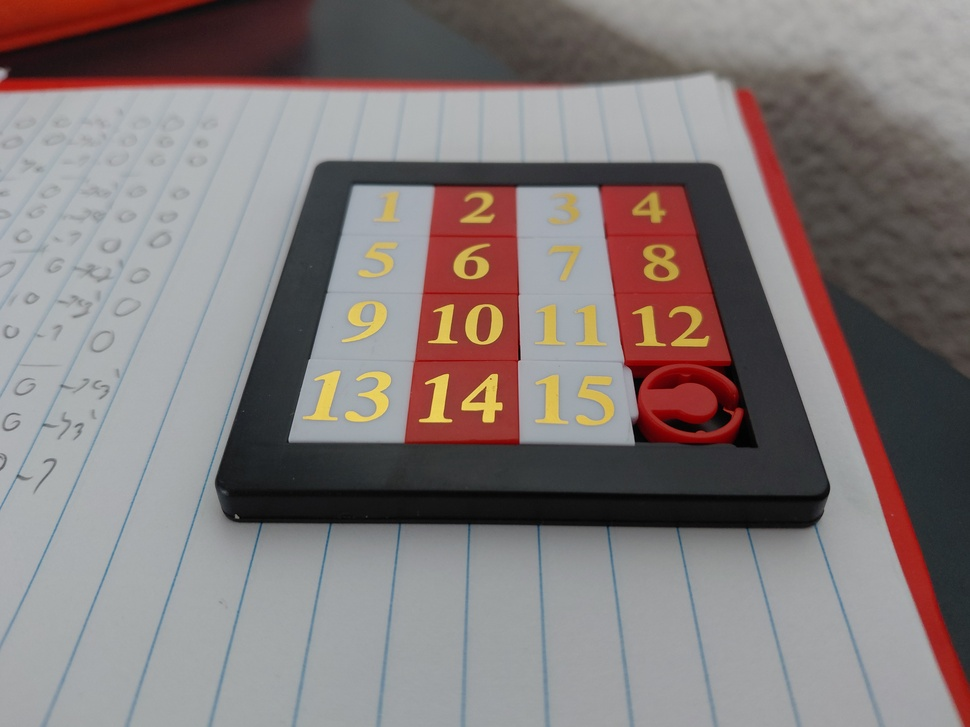
#> input picture WithoutCNN/perspective.jpg, 970 x 727 px, shrunk from 4080 x 3060 before the run
$ python -i getMasks.py   (imports and definitions only)
#> lines starting #> are read from the running program, lines starting #| are printed output that depends on the picture; after the words box and inside, x2 and y2 are one past the last pixel; in counts of white or black regions, pixels touching at a corner belong together
#> further down, picture is the input picture: shape (727, 970, 3); mean B, G, R 121.9, 122.4, 131.6
import cv2
import numpy as np


def getMasks(warpedImg):

	height = warpedImg.shape[0]
#> height = 727
	width = warpedImg.shape[1]
#> width = 970

	copyWarped = warpedImg.copy()

	mask_r1 = mask_r2 = mask_red = mask_white = joined_mask = np.zeros((height, width, 3), dtype=np.uint8)

	hsv = cv2.cvtColor(copyWarped, cv2.COLOR_BGR2HSV)
#> hsv: shape (727, 970, 3); mean H, S, V 81.2, 37.9, 136.3

	mask_r1 = cv2.inRange(hsv, (0, 80, 60), (10, 255, 255))
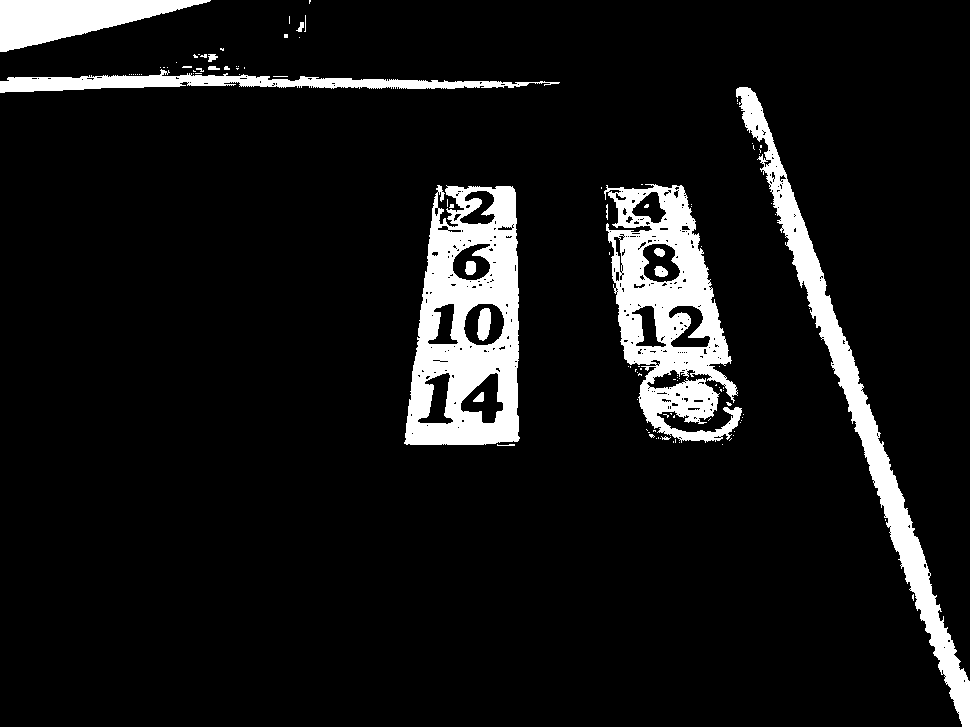
#> mask_r1: shape (727, 970); 8.7% white; 111 white regions (95 under 20 px), largest, box (x1, y1, x2, y2) and area: (404, 185, 520, 445) 18836, (604, 184, 742, 443) 16720, (736, 87, 970, 727) 13573
	mask_r2 = cv2.inRange(hsv, (170, 80,60), (180, 255, 255))
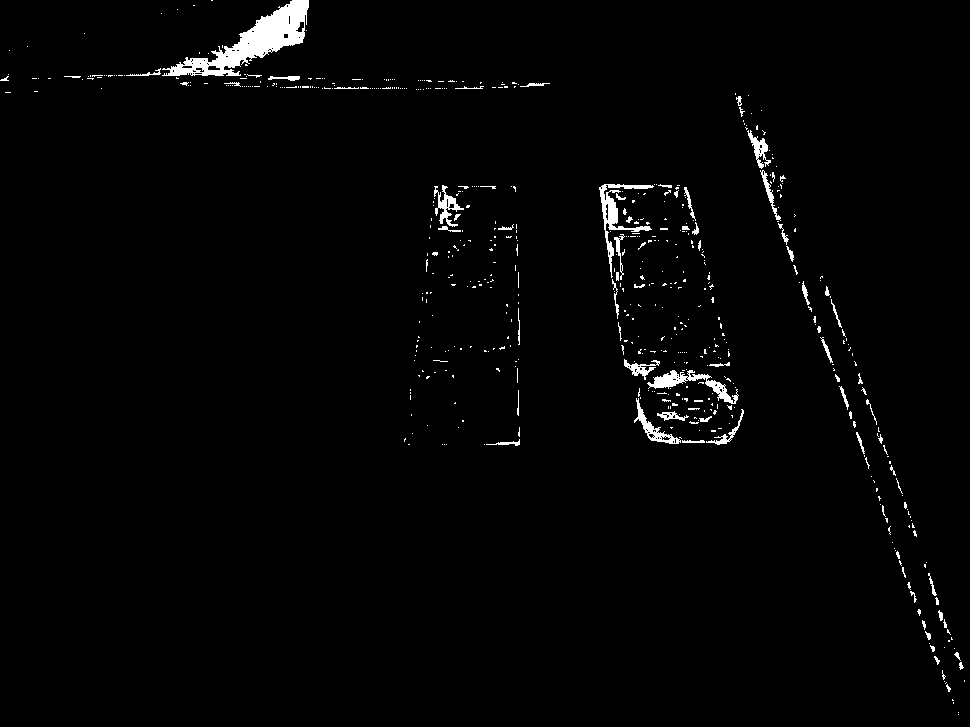
#> mask_r2: shape (727, 970); 1.7% white; 583 white regions (509 under 20 px), largest, box (x1, y1, x2, y2) and area: (162, 0, 309, 76) 3649, (599, 184, 654, 278) 948, (647, 370, 739, 404) 826
	mask_red = cv2.bitwise_or(mask_r1, mask_r2)
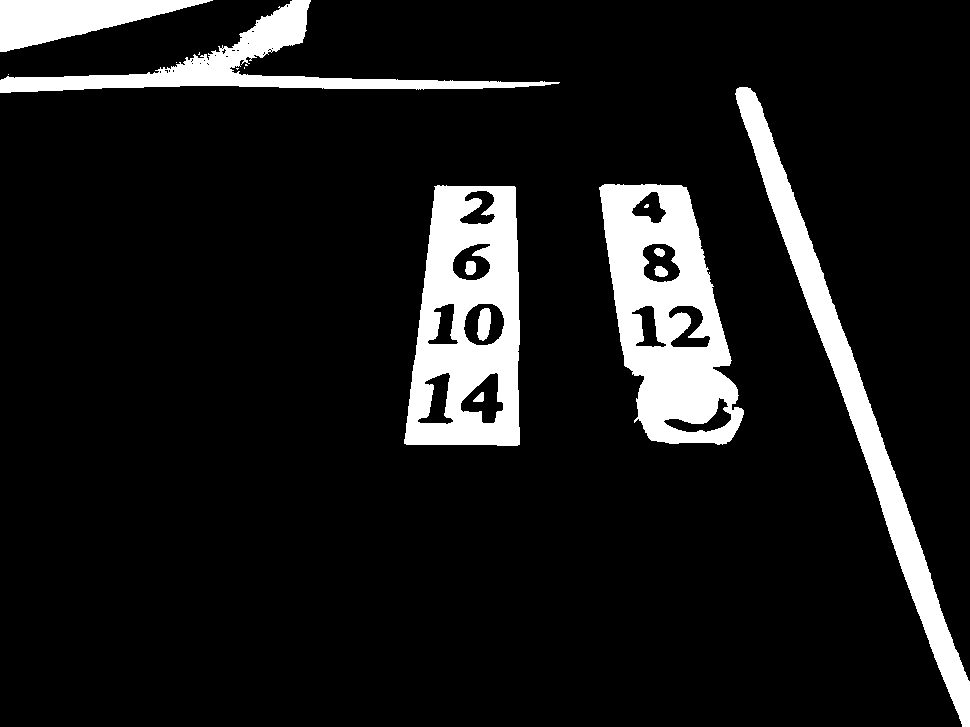
#> mask_red: shape (727, 970); 10.4% white; 17 white regions (7 under 20 px), largest, box (x1, y1, x2, y2) and area: (599, 184, 744, 445) 21230, (404, 185, 520, 446) 20081, (735, 87, 970, 727) 15745

	mask_white = cv2.inRange(hsv, (0, 0, 150), (180, 30, 255))
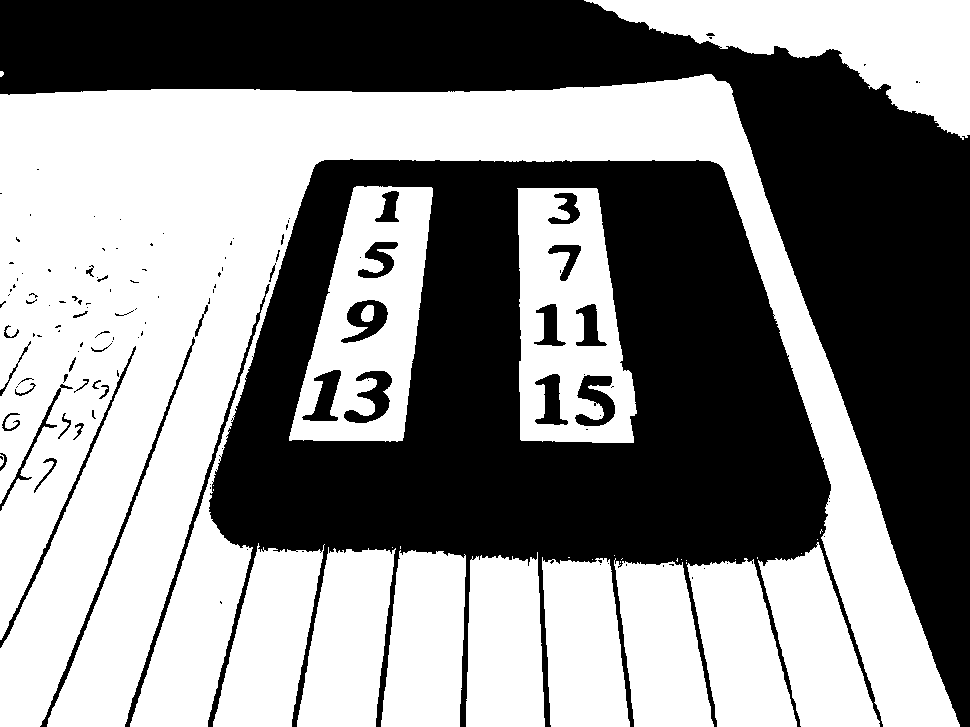
#> mask_white: shape (727, 970); 53.8% white; 129 black regions (87 under 20 px), largest, box (x1, y1, x2, y2) and area: (208, 159, 883, 727) 167217, (0, 0, 970, 727) 143283, (125, 284, 270, 727) 1785
	joined_mask = cv2.bitwise_or(mask_red, mask_white)
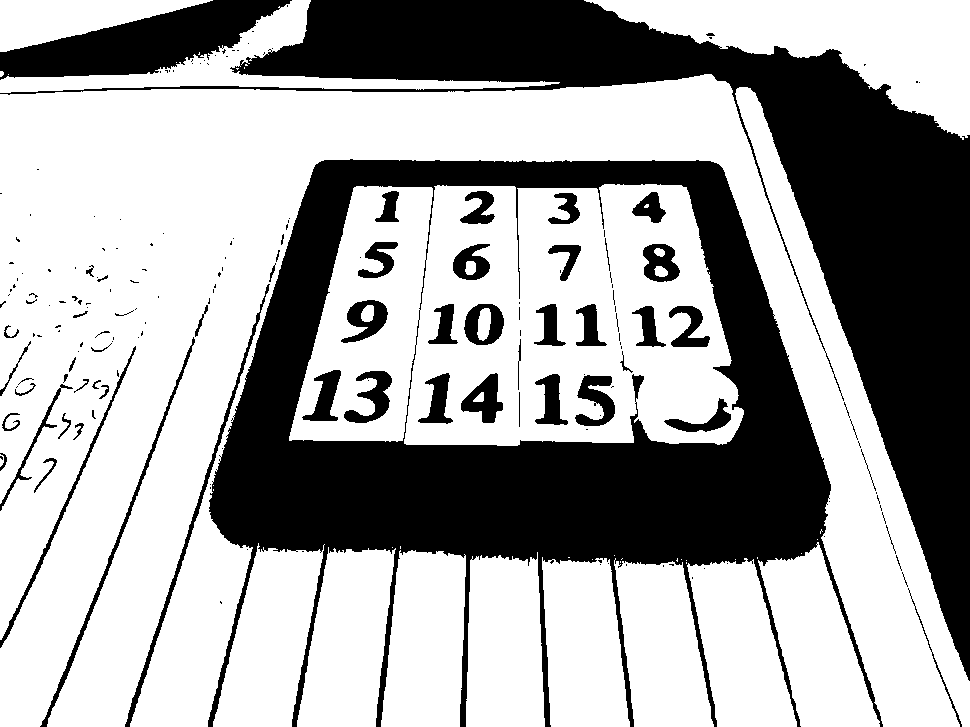
#> joined_mask: shape (727, 970); 64.3% white; 189 black regions (127 under 20 px), largest, box (x1, y1, x2, y2) and area: (208, 159, 883, 727) 116295, (0, 0, 970, 681) 99617, (0, 0, 292, 80) 11609
	joined_mask = cv2.bitwise_not(joined_mask)

	return mask_red, mask_white, joined_mask

>>> import cv2
>>> picture = cv2.imread('../perspective.jpg')
>>> result = getMasks(picture)
